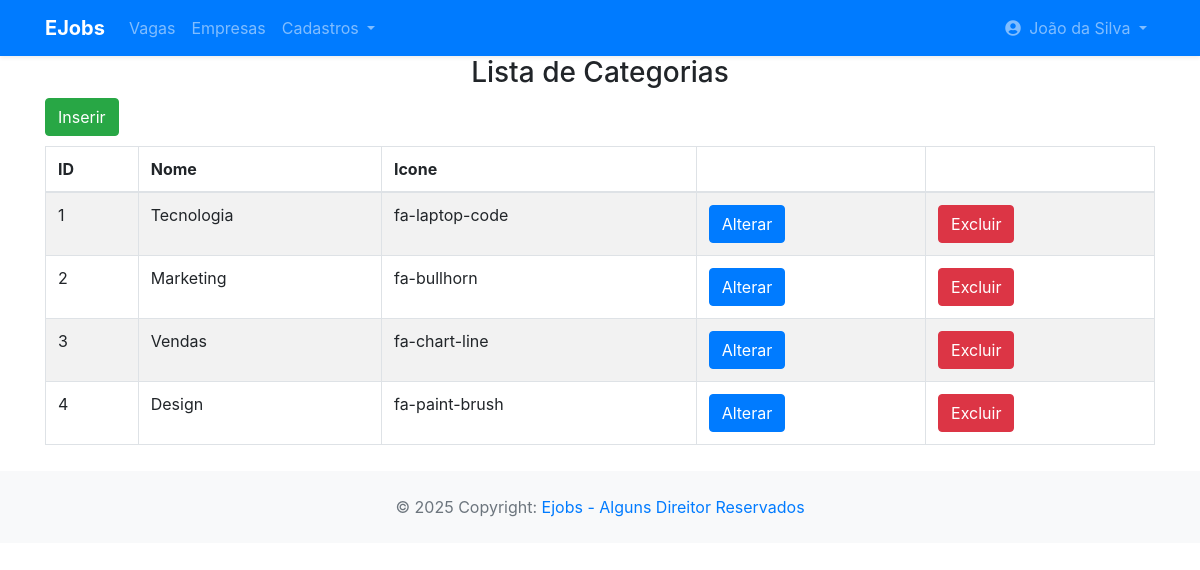
The app's page /app/controller/CategoriaController.php?action=list (signed in) with its own data.
### tables this page shows
CREATE TABLE categorias (
    id INT PRIMARY KEY AUTO_INCREMENT,
    nome VARCHAR(255),
    icone VARCHAR(255)
);

### app/controller/CategoriaController.php (called while the page is built, shortened)
<?php
include_once(__DIR__ . "/../dao/CategoriaDAO.php");
class CategoriaController extends Controller {
    private CategoriaDAO $categoriaDao;
    public function __construct() {
        $this->categoriaDao = new CategoriaDAO();
        $this->handleAction();
    }
    protected function list(string $msgErro = "", string $msgSucesso = "") {
        $categorias = $this->categoriaDao->list();
        $dados["lista"] = $categorias;
        $this->loadView("categoria/categoria_list.php", $dados,  $msgErro, $msgSucesso);
    }
}
new CategoriaController();

### app/model/Categoria.php (called while the page is built, shortened)
<?php
class Categoria {
    private ?int $id;
    private ?string $nome;
    private ?string $icone;
    public function getId(): ?int
    {
        return $this->id;
    }
    public function setId(?int $id): self
    {
        $this->id = $id;
        return $this;
    }
    public function getNome(): ?string
    {
        return $this->nome;
    }
    public function setNome(?string $nome): self
    {
        $this->nome = $nome;
        return $this;
    }
    public function getIcone(): ?string
    {
        return $this->icone;
    }
    public function setIcone(?string $icone): self
    {
        $this->icone = $icone;
        return $this;
    }
}

### app/dao/CategoriaDAO.php (called while the page is built, shortened)
<?php
include_once(__DIR__ . "/../model/Categoria.php");
class CategoriaDAO {
    public function list() {
        $conn = Connection::getConn();
        $sql = "SELECT c.id, c.nome, c.icone, COUNT(v.id) AS total_vagas
                FROM categorias c
                LEFT JOIN vaga v ON v.categoria_id = c.id AND v.status = 'Ativo'
                GROUP BY c.id, c.nome, c.icone
                ORDER BY total_vagas DESC LIMIT 4";
        $stm = $conn->prepare($sql);
        $stm->execute();
        $result = $stm->fetchAll();
        return $this->mapCategoria($result);
    }
    private function mapCategoria($result) {
        $categorias = array();
        foreach ($result as $dado) {
            $categoria = new Categoria();
            $categoria->setId($dado['id']);
            $categoria->setNome($dado['nome']);
            $categoria->setIcone($dado['icone']);
            $categoria->setTotalVagas($dado['total_vagas'] ?? 0);
            array_push($categorias, $categoria);
        }
        return $categorias;
    }
}

### app/view/categoria/categoria_list.php (the view, shortened to what this page needs)
<?php
require_once(__DIR__ . "/../include/header.php");
require_once(__DIR__ . "/../include/menu.php");
?>
<h3 class="text-center">Lista de Categorias</h3>
<div class="container">
    <div class="row">
        <div class="col-3">
            <a class="btn btn-success"
                href="<?= BASEURL ?>/controller/CategoriaController.php?action=create">
                Inserir</a>
        </div>
        <div class="col-9">
        </div>
    </div>
    <div class="row" style="margin-top: 10px;">
        <div class="col-12">
            <table id="tabUsuarios" class='table table-striped table-bordered'>
                <thead>
                    <tr>
                        <th>ID</th>
                        <th>Nome</th>
                        <th>Icone</th>
                        <th></th>
                        <th></th>
                    </tr>
                </thead>
                <tbody>
                    <?php foreach($dados['lista'] as $categoria): ?>
                        <tr>
                            <td><?php echo $categoria->getId(); ?></td>
                            <td><?= $categoria->getNome(); ?></td>
                            <td><?= $categoria->getIcone(); ?></td>
                            <td><a class="btn btn-primary"
                                href="<?= BASEURL ?>/controller/CategoriaController.php?action=edit&id=<?= $categoria->getId() ?>">
                                Alterar</a>
                            </td>
                            <td><a class="btn btn-danger"
                                onclick="return confirm('Confirma a exclusão de Categoria?');"
                                href="<?= BASEURL ?>/controller/CategoriaController.php?action=delete&id=<?= $categoria->getId() ?>">
                                Excluir</a>
                            </td>
                        </tr>
                    <?php endforeach; ?>
                </tbody>
            </table>
        </div>
    </div>
</div>
<?php
require_once(__DIR__ . "/../include/footer.php");
?>

### records on screen
categorias: id "1", nome "Tecnologia", icone "fa-laptop-code"
categorias: id "2", nome "Marketing", icone "fa-bullhorn"
categorias: id "3", nome "Vendas", icone "fa-chart-line"
categorias: id "4", nome "Design", icone "fa-paint-brush"

### other values on screen
$nome "João da Silva"
